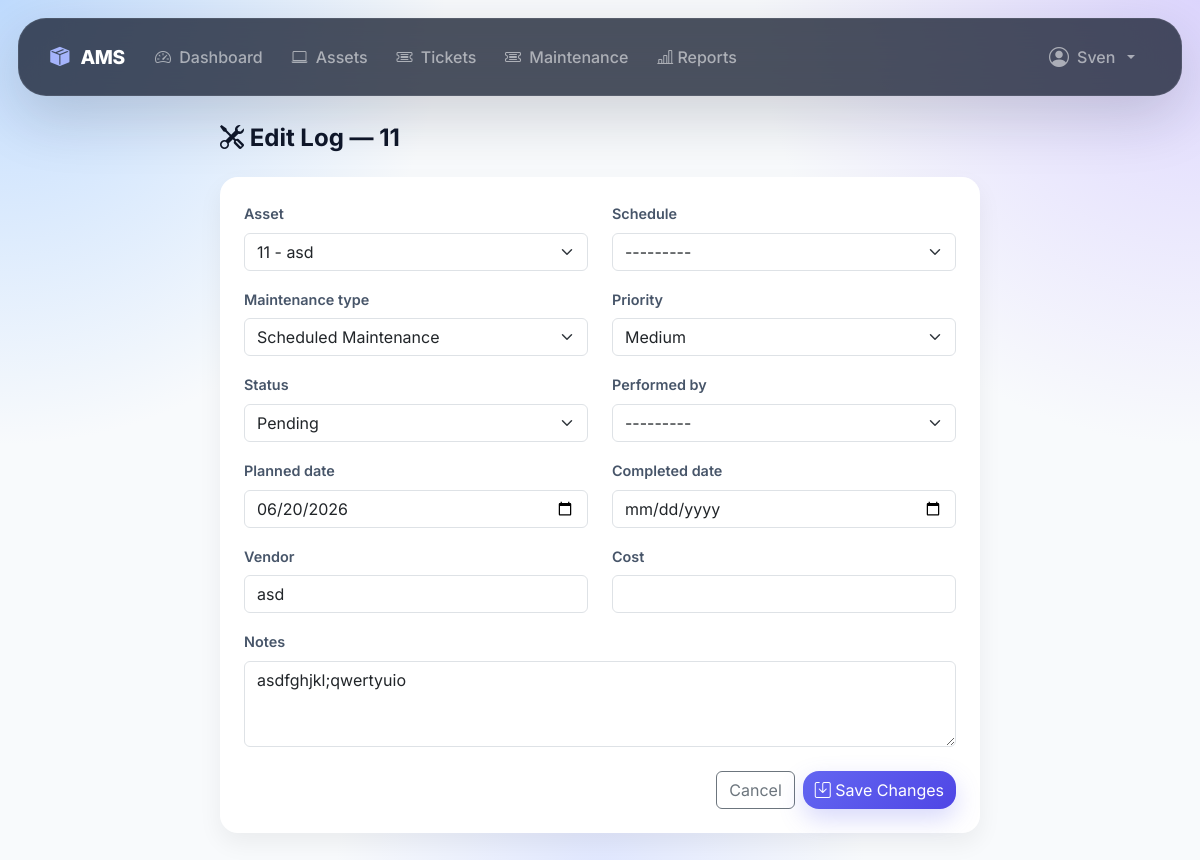
/maintenance/logs/1/edit/ (signed in), run on the app's committed database.
### accounts/models.py (models this page shows, shortened)
class User(AbstractUser ,TimeStampedModel):
    class Roles(models.TextChoices):
        ADMIN = "admin", "Admin"
        MANAGER = "manager", "Manager"
        IT_EXPERT = "it_expert", "IT Expert"
        EMPLOYEE = "employee", "Employee"
    email = models.EmailField(
        unique=True
    )
    employee_id = models.CharField(
        max_length=20,
        unique=True,
        db_index=True,
        verbose_name="Employee ID"
    )
    role = models.CharField(
        max_length=20,
        choices=Roles.choices,
        default=Roles.EMPLOYEE,
        db_index=True,
    )
    phone_number = models.CharField(
        max_length=20,
        blank=True,
    )
    department = models.ForeignKey(
        Department,
        on_delete=models.SET_NULL,
        null=True,
        blank=True,
        related_name="users",
    )
    position = models.CharField(
        max_length=100,
        blank=True,
    )
    avatar = models.ImageField(
        upload_to="users/avatars/",
        blank=True,
        null=True,
    )
    def __str__(self):
        full_name = self.get_full_name().strip()
        if full_name:
            return f"{full_name} ({self.employee_id})"
        return f"{self.username} ({self.employee_id})"
    class Meta:
        ordering = ["last_name", "first_name"]
        verbose_name = "User"
        verbose_name_plural = "Users"
        indexes = [
            models.Index(fields=["role"]),
        ]
    @property
    def is_staff_member(self):
        if self.is_superuser:
            return True
        return self.role in (
            self.Roles.ADMIN,
            self.Roles.MANAGER,
            self.Roles.IT_EXPERT,
        )

### maintenance/models.py (models this page shows, shortened)
class MaintenanceLog(TimeStampedModel):
    class MaintenanceType(models.TextChoices):
        SCHEDULED = "scheduled", "Scheduled Maintenance"
        REPAIR = "repair", "Repair"
        INSPECTION = "inspection", "Inspection"
    class Status(models.TextChoices):
        PENDING = "pending", "Pending"
        IN_PROGRESS = "in_progress", "In Progress"
        COMPLETED = "completed", "Completed"
        CANCELLED = "cancelled", "Cancelled"
    class Priority(models.TextChoices):
        LOW = "low", "Low"
        MEDIUM = "medium", "Medium"
        HIGH = "high", "High"
        CRITICAL = "critical", "Critical"
    asset = models.ForeignKey(
        Asset,
        on_delete=models.CASCADE,
        related_name="maintenance_logs",
    )
    schedule = models.ForeignKey(
        MaintenanceSchedule,
        on_delete=models.SET_NULL,
        null=True,
        blank=True,
        related_name="logs",
    )
    maintenance_type = models.CharField(
        max_length=20,
        choices=MaintenanceType.choices,
        default=MaintenanceType.SCHEDULED,
    )
    priority = models.CharField(
        max_length=20,
        choices=Priority.choices,
        default=Priority.MEDIUM,
        db_index=True,
    )
    status = models.CharField(
        max_length=20,
        choices=Status.choices,
        default=Status.PENDING,
        db_index=True,
    )
    reported_by = models.ForeignKey(
        User,
        on_delete=models.SET_NULL,
        null=True,
        blank=True,
        related_name="reported_maintenance",
    )
    performed_by = models.ForeignKey(
        User,
        on_delete=models.SET_NULL,
        null=True,
        blank=True,
        related_name="performed_maintenance",
    )
    planned_date = models.DateField()
    completed_date = models.DateField(null=True, blank=True)
    vendor = models.CharField(max_length=255, blank=True)
    cost = models.DecimalField(
        max_digits=10,
        decimal_places=2,
        null=True,
        blank=True,
    )
    notes = models.TextField(blank=True)
    class Meta:
        verbose_name = "Maintenance Log"
        verbose_name_plural = "Maintenance Logs"
        ordering = ["-planned_date"]
        indexes = [
            models.Index(fields=["status", "planned_date"]),
            models.Index(fields=["priority", "status"]),
            models.Index(fields=["asset", "status"]),
        ]

### maintenance/views.py (the view, shortened to what this page needs)
# urls.py: path("logs/<int:pk>/edit/",  views.MaintenanceLogUpdateView.as_view(), name="maintenance-log-update"),
class MaintenanceLogUpdateView(LoginRequiredMixin, CanManageMaintenanceMixin, UpdateView):
    model = MaintenanceLog
    form_class = MaintenanceLogUpdateForm
    template_name = "maintenance/log_form.html"
    def get_context_data(self, **kwargs):
        context = super().get_context_data(**kwargs)
        context["form_title"] = f"Edit Log — {self.object.asset.asset_code}"
        context["btn_label"] = "Save Changes"
        return context

### maintenance/forms.py
class MaintenanceLogUpdateForm(BootstrapFormMixin, forms.ModelForm):
    class Meta:
        model = MaintenanceLog
        fields = [
            "asset", "schedule", "maintenance_type", "priority", "status",
            "performed_by", "planned_date", "completed_date",
            "vendor", "cost", "notes",
        ]
        widgets = {
            "planned_date":   forms.DateInput(attrs={"type": "date"}),
            "completed_date": forms.DateInput(attrs={"type": "date"}),
            "notes": forms.Textarea(attrs={"rows": 3}),
        }
    def __init__(self, *args, **kwargs):
        super().__init__(*args, **kwargs)
        self._add_bootstrap_classes()
        self.fields["schedule"].required = False
        from accounts.models import User
        self.fields["performed_by"].queryset = User.objects.filter(
            is_active=True,
            role__in=[User.Roles.ADMIN, User.Roles.MANAGER, User.Roles.IT_EXPERT],
        ).order_by("last_name", "first_name", "username")

### assets/models.py (called while the page is built)
    def __str__(self) -> str:
        return f"{self.asset_code} - {self.name}"

### maintenance/forms.py (called while the page is built)
    def _add_bootstrap_classes(self):
        for field in self.fields.values():
            if isinstance(field.widget, forms.CheckboxInput):
                field.widget.attrs["class"] = "form-check-input"
            elif isinstance(field.widget, (forms.Select, forms.SelectMultiple)):
                field.widget.attrs["class"] = "form-select"
            else:
                field.widget.attrs["class"] = "form-control"

### maintenance/views.py (called while the page is built)
    def test_func(self):
        return self.request.user.is_staff_member

### maintenance/templates/maintenance/log_form.html (shortened to what this page needs)
{% extends "base.html" %}
{% block content %}
<div class="container-fluid">
    <div class="row justify-content-center">
        <div class="col-lg-8">
            <h4 class="fw-bold mb-4">
                <i class="bi bi-tools"></i> {{ form_title }}
            </h4>
            <div class="card form-card">
                <div class="card-body p-4">
                    <form method="post">
                        <div class="row">
                            <div class="col-md-6 mb-3">
                                <label class="form-label">{{ form.asset.label }}</label>
                                {{ form.asset }}
                            </div>
                            <div class="col-md-6 mb-3">
                                <label class="form-label">{{ form.schedule.label }}</label>
                                {{ form.schedule }}
                            </div>
                        </div>
                        <div class="row">
                            <div class="col-md-6 mb-3">
                                <label class="form-label">{{ form.maintenance_type.label }}</label>
                                {{ form.maintenance_type }}
                            </div>
                            <div class="col-md-6 mb-3">
                                <label class="form-label">{{ form.priority.label }}</label>
                                {{ form.priority }}
                            </div>
                        </div>
                        {% if form.status %}
                        <div class="row">
                            <div class="col-md-6 mb-3">
                                <label class="form-label">{{ form.status.label }}</label>
                                {{ form.status }}
                            </div>
                            <div class="col-md-6 mb-3">
                                <label class="form-label">{{ form.performed_by.label }}</label>
                                {{ form.performed_by }}
                            </div>
                        </div>
                        {% endif %}
                        <div class="row">
                            <div class="col-md-6 mb-3">
                                <label class="form-label">{{ form.planned_date.label }}</label>
                                {{ form.planned_date }}
                            </div>
                            {% if form.completed_date %}
                            <div class="col-md-6 mb-3">
                                <label class="form-label">{{ form.completed_date.label }}</label>
                                {{ form.completed_date }}
                            </div>
                            {% endif %}
                        </div>
                        <div class="row">
                            <div class="col-md-6 mb-3">
                                <label class="form-label">{{ form.vendor.label }}</label>
                                {{ form.vendor }}
                            </div>
                            {% if form.cost %}
                            <div class="col-md-6 mb-3">
                                <label class="form-label">{{ form.cost.label }}</label>
                                {{ form.cost }}
                            </div>
                            {% endif %}
                        </div>
                        <div class="mb-3">
                            <label class="form-label">{{ form.notes.label }}</label>
                            {{ form.notes }}
                        </div>
                        <div class="d-flex justify-content-end gap-2 mt-4">
                            <a href="{% url 'maintenance-log-list' %}" class="btn btn-outline-secondary">Cancel</a>
                            <button type="submit" class="btn btn-primary">
                                <i class="bi bi-save"></i> {{ btn_label }}
                            </button>
                        </div>
                    </form>
                </div>
            </div>
        </div>
    </div>
</div>
{% endblock %}

### templates/base.html (shortened to what this page needs)
<!DOCTYPE html>
<html lang="en">
<head>
    <link href="https://cdn.jsdelivr.net/npm/bootstrap@5.3.3/dist/css/bootstrap.min.css"
          rel="stylesheet">
    <link href="https://cdn.jsdelivr.net/npm/bootstrap-icons@1.11.0/font/bootstrap-icons.css"
          rel="stylesheet">
    <link href="https://cdn.jsdelivr.net/npm/bootstrap@5.3.3/dist/css/bootstrap.min.css" rel="stylesheet">
    <link href="https://cdn.jsdelivr.net/npm/bootstrap-icons@1.11.0/font/bootstrap-icons.css" rel="stylesheet">
</head>
<body>
{% if user.is_authenticated %}
<nav class="navbar navbar-expand-lg navbar-dark">
    <div class="container-fluid">
        <a class="navbar-brand" href="{% url 'dashboard' %}">
            <i class="bi bi-box-seam-fill me-2"></i>
            AMS
        </a>
        <div class="collapse navbar-collapse" id="navbarNav">
            <ul class="navbar-nav me-auto">
                <li class="nav-item">
                    <a class="nav-link"
                       href="{% url 'dashboard' %}">
                        <i class="bi bi-speedometer2 me-1"></i>
                        Dashboard
                    </a>
                </li>
                <li class="nav-item">
                    <a class="nav-link"
                       href="{% url 'asset-list' %}">
                        <i class="bi bi-laptop me-1"></i>
                        Assets
                    </a>
                </li>
                <li class="nav-item">
                    <a class="nav-link"
                       href="{% url 'ticket-list' %}">
                        <i class="bi bi-ticket-detailed me-1"></i>
                        Tickets
                    </a>
                </li>
                <li class="nav-item">
                    <a class="nav-link"
                       href="{% url 'maintenance-log-list' %}">
                        <i class="bi bi-ticket-detailed me-1"></i>
                        Maintenance
                    </a>
                </li>
                <li class="nav-item">
                    <a class="nav-link" href="{% url 'reports' %}">
                        <i class="bi bi-bar-chart-line"></i>
                        Reports
                    </a>
                </li>
            </ul>
            <ul class="navbar-nav">
                <li class="nav-item dropdown">
                    <a class="nav-link dropdown-toggle d-flex align-items-center gap-2"
                       href="#"
                       data-bs-toggle="dropdown">
                        {% if user.avatar %}
                            <img src="{{ user.avatar.url }}"
                                 class="user-avatar">
                        {% else %}
                            <i class="bi bi-person-circle fs-5"></i>
                        {% endif %}
                        <span>
                            {{ user.get_full_name|default:user.username }}
                        </span>
                    </a>
                </li>
            </ul>
        </div>
    </div>
</nav>
{% endif %}
<main class="container-fluid">
    {% block content %}{% endblock %}
</main>
</body>
</html>

### templates/base.html (style rules this page uses)
:root { --primary:#6366f1; --primary-dark:#4f46e5; --glass-bg:rgba(255,255,255,.55); --glass-border:rgba(255,255,255,.35); --dark:#0f172a; --muted:#64748b; }
* { font-family:'Inter',sans-serif; }
body { min-height:100vh; background: radial-gradient(circle at top left,#bfdbfe 0%,transparent 30%), radial-gradient(circle at top right,#ddd6fe 0%,transparent 30%), radial-gradient(circle at bottom,#e0e7ff 0%,transparent 25%), #f8fafc; background-attachment:fixed; color:var(--dark); }
.navbar { margin:18px; border-radius:28px; background:rgba(15,23,42,.75) !important; backdrop-filter:blur(24px); -webkit-backdrop-filter:blur(24px); border:1px solid rgba(255,255,255,.08); box-shadow: 0 20px 60px rgba(15,23,42,.18); padding:.8rem 1.2rem; position: relative; z-index: 9999; }
.navbar-brand { font-weight:800; font-size:1.2rem; letter-spacing:-.5px; }
.navbar-brand i { color:#a5b4fc; }
.nav-link { border-radius:14px; padding:.65rem .9rem !important; transition:.25s ease; font-weight:500; }
main { padding:10px 20px 40px; }
.btn-primary { border:none; border-radius:16px; background: linear-gradient( 135deg, #6366f1, #4f46e5 ); box-shadow: 0 10px 25px rgba(99,102,241,.25); transition:.25s; }

### maintenance/templates/maintenance/log_form.html (style rules this page uses)
.form-card { border: none; border-radius: 18px; box-shadow: 0 10px 25px rgba(0,0,0,.06); }
.form-label { font-weight: 600; font-size: .9rem; color: #475569; }

### data on the page
User: get_full_name "Sven"
MaintenanceLog: asset "11 - asd", schedule "---------", maintenance_type "Scheduled Maintenance", priority "Medium", status "Pending", performed_by "---------", planned_date "06/20/2026", vendor "asd", notes "asdfghjkl;qwertyuio"

### other printed values
{{ btn_label }} "Save Changes"
